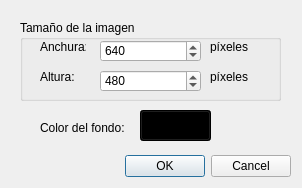
<?xml version="1.0" encoding="UTF-8"?>
<ui version="4.0">
 <class>DialogNueva</class>
 <widget class="QDialog" name="DialogNueva">
  <property name="windowModality">
   <enum>Qt::NonModal</enum>
  </property>
  <property name="geometry">
   <rect>
    <x>0</x>
    <y>0</y>
    <width>302</width>
    <height>188</height>
   </rect>
  </property>
  <property name="minimumSize">
   <size>
    <width>302</width>
    <height>188</height>
   </size>
  </property>
  <property name="maximumSize">
   <size>
    <width>302</width>
    <height>188</height>
   </size>
  </property>
  <property name="windowTitle">
   <string>Nueva imagen...</string>
  </property>
  <property name="windowIcon">
   <iconset resource="recursos.qrc">
    <normaloff>:/new/prefix1/imagenes/logo.gif</normaloff>:/new/prefix1/imagenes/logo.gif</iconset>
  </property>
  <property name="modal">
   <bool>false</bool>
  </property>
  <widget class="QDialogButtonBox" name="buttonBox">
   <property name="geometry">
    <rect>
     <x>30</x>
     <y>150</y>
     <width>261</width>
     <height>32</height>
    </rect>
   </property>
   <property name="sizePolicy">
    <sizepolicy hsizetype="Fixed" vsizetype="Fixed">
     <horstretch>0</horstretch>
     <verstretch>0</verstretch>
    </sizepolicy>
   </property>
   <property name="orientation">
    <enum>Qt::Horizontal</enum>
   </property>
   <property name="standardButtons">
    <set>QDialogButtonBox::Cancel|QDialogButtonBox::Ok</set>
   </property>
  </widget>
  <widget class="QGroupBox" name="groupBox">
   <property name="geometry">
    <rect>
     <x>20</x>
     <y>20</y>
     <width>261</width>
     <height>81</height>
    </rect>
   </property>
   <property name="title">
    <string>Tamaño de la imagen</string>
   </property>
   <property name="flat">
    <bool>false</bool>
   </property>
   <widget class="QLabel" name="label">
    <property name="geometry">
     <rect>
      <x>20</x>
      <y>20</y>
      <width>46</width>
      <height>13</height>
     </rect>
    </property>
    <property name="text">
     <string>Anchura:</string>
    </property>
   </widget>
   <widget class="QLabel" name="label_2">
    <property name="geometry">
     <rect>
      <x>20</x>
      <y>50</y>
      <width>46</width>
      <height>13</height>
     </rect>
    </property>
    <property name="text">
     <string>Altura:</string>
    </property>
   </widget>
   <widget class="QSpinBox" name="spinBox">
    <property name="geometry">
     <rect>
      <x>80</x>
      <y>20</y>
      <width>101</width>
      <height>22</height>
     </rect>
    </property>
    <property name="minimum">
     <number>1</number>
    </property>
    <property name="maximum">
     <number>10000</number>
    </property>
    <property name="value">
     <number>640</number>
    </property>
   </widget>
   <widget class="QSpinBox" name="spinBox_2">
    <property name="geometry">
     <rect>
      <x>80</x>
      <y>50</y>
      <width>101</width>
      <height>22</height>
     </rect>
    </property>
    <property name="minimum">
     <number>1</number>
    </property>
    <property name="maximum">
     <number>10000</number>
    </property>
    <property name="value">
     <number>480</number>
    </property>
   </widget>
   <widget class="QLabel" name="label_3">
    <property name="geometry">
     <rect>
      <x>190</x>
      <y>20</y>
      <width>46</width>
      <height>13</height>
     </rect>
    </property>
    <property name="text">
     <string>píxeles</string>
    </property>
   </widget>
   <widget class="QLabel" name="label_4">
    <property name="geometry">
     <rect>
      <x>190</x>
      <y>50</y>
      <width>46</width>
      <height>13</height>
     </rect>
    </property>
    <property name="text">
     <string>píxeles</string>
    </property>
   </widget>
  </widget>
  <widget class="QLabel" name="label_5">
   <property name="geometry">
    <rect>
     <x>40</x>
     <y>120</y>
     <width>91</width>
     <height>16</height>
    </rect>
   </property>
   <property name="text">
    <string>Color del fondo:</string>
   </property>
  </widget>
  <widget class="QPushButton" name="pushButton">
   <property name="geometry">
    <rect>
     <x>140</x>
     <y>110</y>
     <width>71</width>
     <height>31</height>
    </rect>
   </property>
   <property name="styleSheet">
    <string notr="true">background-color: rgb(0, 0, 0);</string>
   </property>
   <property name="text">
    <string/>
   </property>
   <property name="default">
    <bool>false</bool>
   </property>
   <property name="flat">
    <bool>false</bool>
   </property>
  </widget>
 </widget>
 <resources>
  <include location="recursos.qrc"/>
 </resources>
 <connections>
  <connection>
   <sender>buttonBox</sender>
   <signal>accepted()</signal>
   <receiver>DialogNueva</receiver>
   <slot>accept()</slot>
   <hints>
    <hint type="sourcelabel">
     <x>248</x>
     <y>254</y>
    </hint>
    <hint type="destinationlabel">
     <x>157</x>
     <y>274</y>
    </hint>
   </hints>
  </connection>
  <connection>
   <sender>buttonBox</sender>
   <signal>rejected()</signal>
   <receiver>DialogNueva</receiver>
   <slot>reject()</slot>
   <hints>
    <hint type="sourcelabel">
     <x>316</x>
     <y>260</y>
    </hint>
    <hint type="destinationlabel">
     <x>286</x>
     <y>274</y>
    </hint>
   </hints>
  </connection>
 </connections>
</ui>
